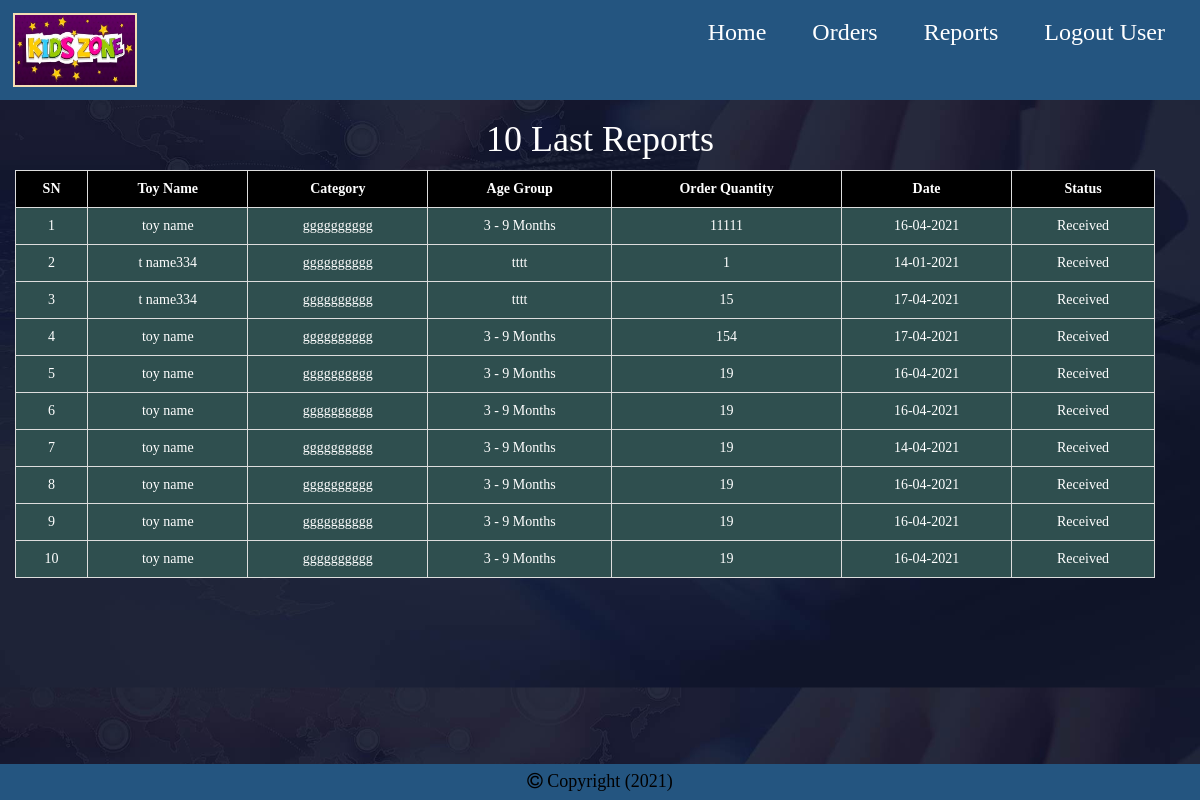
Page /view_reports.php (signed in) on the committed database.
### tables this page shows
CREATE TABLE `cart` (
  `cart_item_id` int(11) NOT NULL,
  `user_id` int(11) NOT NULL,
  `toy_id` int(11) NOT NULL,
  `cart_item_quantity` int(11) NOT NULL,
  `cart_item_time` varchar(100) NOT NULL,
  `cart_item_status` varchar(100) NOT NULL
);

CREATE TABLE `toy` (
  `toy_id` int(11) NOT NULL,
  `toy_name` varchar(100) NOT NULL,
  `toy_category_id` int(11) NOT NULL,
  `age_group_id` int(11) NOT NULL,
  `toy_price` int(11) NOT NULL,
  `toy_quantity` int(11) NOT NULL,
  `toy_picture_path` varchar(200) NOT NULL
);

CREATE TABLE `toy_category` (
  `toy_category_id` int(11) NOT NULL,
  `toy_category_name` varchar(100) NOT NULL
);

CREATE TABLE `age_group` (
  `age_group_id` int(11) NOT NULL,
  `age_group_name` varchar(100) NOT NULL
);

### view_reports.php (the view, shortened to what this page needs)
<!doctype html>
<html>
    <head>
        <?php
        include 'connection.php';
        ?>
        <link rel="stylesheet" type="text/css" href="res/bootstrap/css/bootstrap.css" />
        <link rel="stylesheet" type="text/css" href="res/stylesheet.css" />
        <link rel="stylesheet" type="text/css" href="res/font-awesome/css/font-awesome.css">
    </head>
    <body>
        <div class="container-fluid">
            <?php
                include 'user_menu.php';
            ?>
            <h1>10 Last Reports</h1>
            <div class="col-sm-12 row">
                <table class="table table-bordered table-hover">
                    <tr>
                        <th>SN</th>
                        <th>Toy Name</th>
                        <th>Category</th>
                        <th>Age Group</th>
                        <th>Order Quantity</th>
                        <th>Date</th>
                        <th>Status</th>
                    </tr>
                    <?php
                    $user_id=$_SESSION['user_id'];
                    $result= mysqli_query($link, "SELECT * from cart inner JOIN age_group INNER JOIN toy_category INNER JOIN toy on cart.toy_id=toy.toy_id and toy.toy_category_id=toy_category.toy_category_id and toy.age_group_id=age_group.age_group_id WHERE cart.user_id = $user_id and cart.cart_item_status= 'Received' limit 10 ");
                    if($result){
                        if(mysqli_num_rows($result)){
                            $sn=1;
                            while ($row= mysqli_fetch_array($result)){
                                extract($row);
                                ?>
                    <tr>
                        <td><?php echo $sn++; ?></td>
                        <td><?php echo $toy_name; ?></td>
                        <td><?php echo $toy_category_name; ?></td>
                        <td><?php echo $age_group_name; ?></td>
                        <td><?php echo $cart_item_quantity; ?></td>
                        <td><?php echo date("d-m-Y", $cart_item_time); ?></td>
                        <td><?php echo $cart_item_status; ?></td>
                    </tr>
                    <?php
                            }
                        }else{
                            echo "<tr><td colspan='9'>No data found</td></tr>";
                        }
                    }else{
                       echo mysqli_error($link);
                       exit(0);
                    }
                    ?>
                </table>
             </div>
            <div class="row">
                <?php include 'footer.php' ; ?>
            </div>
        </div>
    </body>
</html>

### res/stylesheet.css (style rules this page uses)
* { font-family: serif; box-sizing: border-box; }
body { background: url('bg.jpg'); background-size: 100%; background-repeat: repeat; padding: 0; margin: 0; margin-bottom: 30px; }
td { background: darkslategray; color: white; }
th { background: black; color: white; }
h1, h2, h3 { text-align: center; color: white; }
table, th { text-align: center; }

### rows in the picture
cart: toy.toy_name "toy name", toy_category.toy_category_name "gggggggggg", age_group.age_group_name "3 - 9 Months", cart_item_quantity "11111", cart_item_time "16-04-2021", cart_item_status "Received"
cart: toy.toy_name "t name334", toy_category.toy_category_name "gggggggggg", age_group.age_group_name "tttt", cart_item_quantity "1", cart_item_time "14-01-2021", cart_item_status "Received"
cart: toy.toy_name "t name334", toy_category.toy_category_name "gggggggggg", age_group.age_group_name "tttt", cart_item_quantity "15", cart_item_time "17-04-2021", cart_item_status "Received"
cart: toy.toy_name "toy name", toy_category.toy_category_name "gggggggggg", age_group.age_group_name "3 - 9 Months", cart_item_quantity "154", cart_item_time "17-04-2021", cart_item_status "Received"
cart: toy.toy_name "toy name", toy_category.toy_category_name "gggggggggg", age_group.age_group_name "3 - 9 Months", cart_item_quantity "19", cart_item_time "16-04-2021", cart_item_status "Received"
cart: toy.toy_name "toy name", toy_category.toy_category_name "gggggggggg", age_group.age_group_name "3 - 9 Months", cart_item_quantity "19", cart_item_time "16-04-2021", cart_item_status "Received"
cart: toy.toy_name "toy name", toy_category.toy_category_name "gggggggggg", age_group.age_group_name "3 - 9 Months", cart_item_quantity "19", cart_item_time "14-04-2021", cart_item_status "Received"
cart: toy.toy_name "toy name", toy_category.toy_category_name "gggggggggg", age_group.age_group_name "3 - 9 Months", cart_item_quantity "19", cart_item_time "16-04-2021", cart_item_status "Received"
cart: toy.toy_name "toy name", toy_category.toy_category_name "gggggggggg", age_group.age_group_name "3 - 9 Months", cart_item_quantity "19", cart_item_time "16-04-2021", cart_item_status "Received"
cart: toy.toy_name "toy name", toy_category.toy_category_name "gggggggggg", age_group.age_group_name "3 - 9 Months", cart_item_quantity "19", cart_item_time "16-04-2021", cart_item_status "Received"

### other values in the picture
$_SESSION['user_role'] "User"
